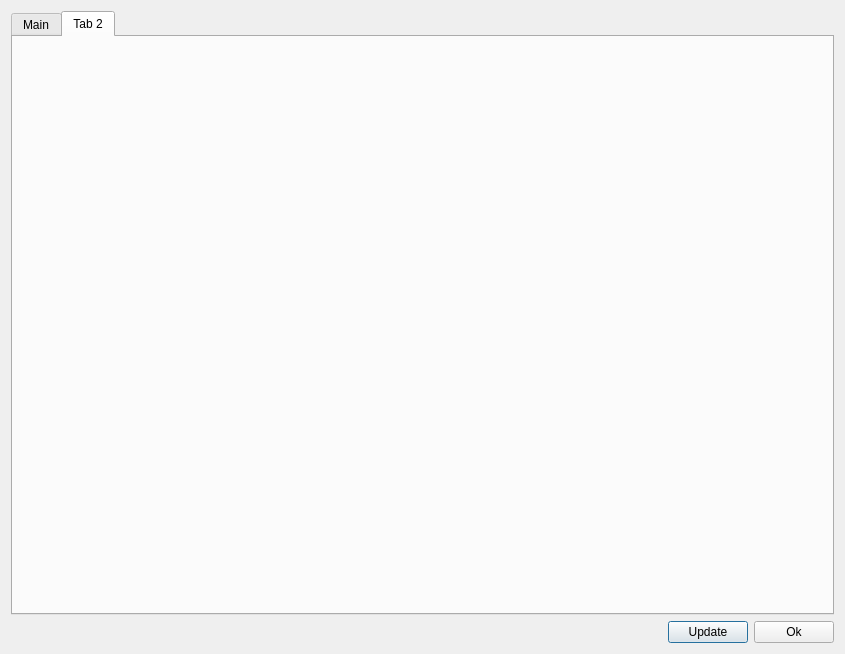
<?xml version="1.0" encoding="UTF-8"?>
<ui version="4.0">
 <class>Dialog</class>
 <widget class="QDialog" name="Dialog">
  <property name="geometry">
   <rect>
    <x>0</x>
    <y>0</y>
    <width>845</width>
    <height>654</height>
   </rect>
  </property>
  <property name="sizePolicy">
   <sizepolicy hsizetype="Fixed" vsizetype="Fixed">
    <horstretch>0</horstretch>
    <verstretch>0</verstretch>
   </sizepolicy>
  </property>
  <property name="minimumSize">
   <size>
    <width>100</width>
    <height>100</height>
   </size>
  </property>
  <property name="maximumSize">
   <size>
    <width>10000</width>
    <height>10000</height>
   </size>
  </property>
  <property name="windowTitle">
   <string>HAL-4000 Parameters Editor</string>
  </property>
  <layout class="QGridLayout" name="gridLayout">
   <item row="0" column="0">
    <layout class="QVBoxLayout" name="verticalLayout">
     <item>
      <widget class="QTabWidget" name="editTabWidget">
       <property name="currentIndex">
        <number>1</number>
       </property>
       <widget class="QWidget" name="Main">
        <attribute name="title">
         <string>Main</string>
        </attribute>
       </widget>
       <widget class="QWidget" name="tab2">
        <attribute name="title">
         <string>Tab 2</string>
        </attribute>
       </widget>
      </widget>
     </item>
     <item>
      <layout class="QHBoxLayout" name="horizontalLayout">
       <item>
        <spacer name="horizontalSpacer">
         <property name="orientation">
          <enum>Qt::Horizontal</enum>
         </property>
         <property name="sizeHint" stdset="0">
          <size>
           <width>40</width>
           <height>20</height>
          </size>
         </property>
        </spacer>
       </item>
       <item>
        <widget class="QPushButton" name="updateButton">
         <property name="text">
          <string>Update</string>
         </property>
        </widget>
       </item>
       <item>
        <widget class="QPushButton" name="okButton">
         <property name="text">
          <string>Ok</string>
         </property>
        </widget>
       </item>
      </layout>
     </item>
    </layout>
   </item>
  </layout>
 </widget>
 <resources/>
 <connections/>
</ui>
